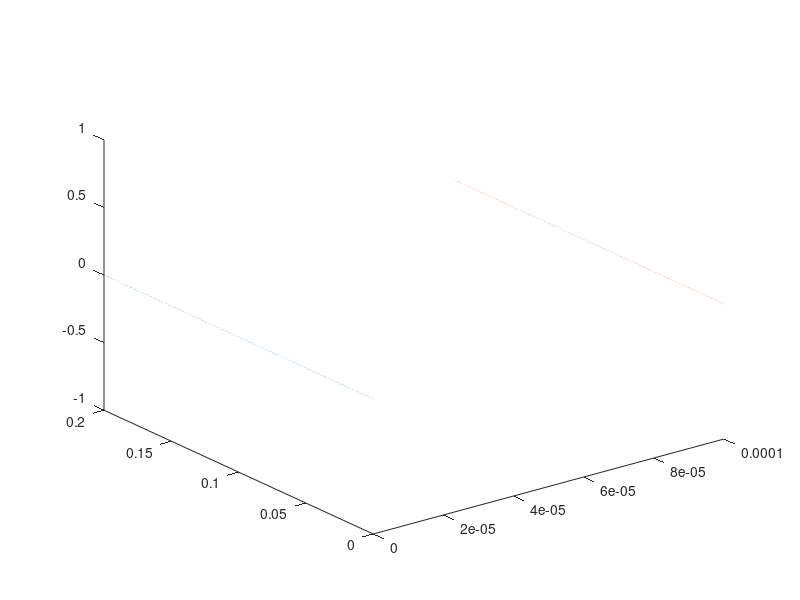
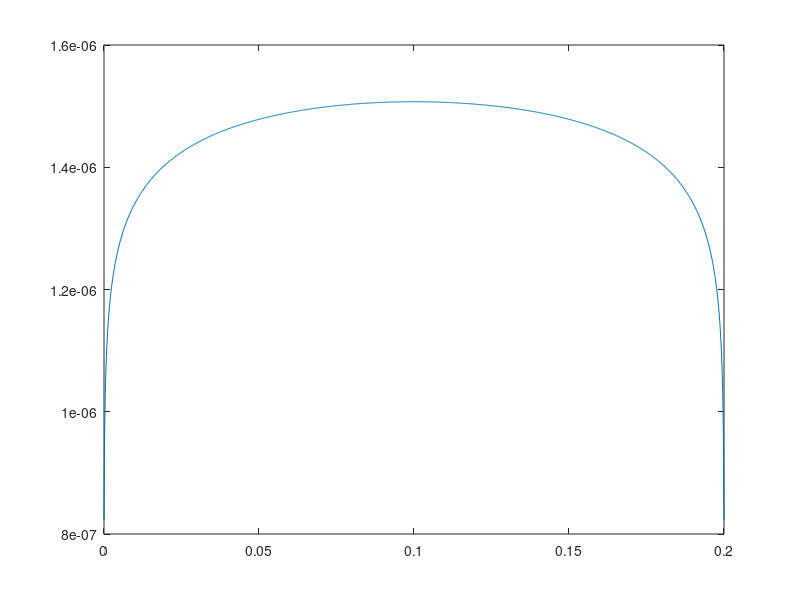

Here is the MATLAB script that generated these plots, in order: (Note: this script raises an error after producing the figures.)
close all
clear all
clc

% ---
l = 200e-3;
d = [0.1e-3 0 0];
P1 = [0 0 0];
P2 = [0 l 0];
D1 = [0 0*l 0] + d;
D2 = [0 1*l 0] + d;
% --- div P
nbpP = 1000;
dP12 = zeros(3,nbpP);
for i = 1:3
    dP12(i,:) = linspace(P1(i),P2(i),nbpP);
end
% --- center
dP12 = (dP12(:,1:end-1) + dP12(:,2:end)) ./ 2;
lP12 = norm(P2-P1) / nbpP;

% --- div D
nbpD = 1000;
dD12 = zeros(3,nbpD);
for i = 1:3
    dD12(i,:) = linspace(D1(i),D2(i),nbpD);
end
lD12 = linspace(0,norm(D2-D1),nbpD);
% ---
mu0 = 4*pi*1e-7;
I = 1;

A = zeros(1,nbpD);
for i = 1:nbpD
    dR = dP12 - dD12(:,i);
    A(i) = sum(mu0*I/4/pi * lP12 .* 1./abs(vecnorm(dR)));
end

% ---
figure
plot3(dP12(1,:),dP12(2,:),dP12(3,:)); hold on
plot3(dD12(1,:),dD12(2,:),dD12(3,:));

figure
plot(lD12,A); hold on;

%%

wire02 = OxyStraightWire("P1",P1(1:2),"P2",P2(1:2),"z",0,"signI",1);
A2 = wire02.getanode("node",dD12,"I",1);

figure;
f_quiver(dD12,A2);

%%
figure
plot(lD12,A,'ro','DisplayName','Biot-Savart Num'); hold on;
plot(lD12,vecnorm(A2),'k-','DisplayName','Formule'); hold on;

%%
figure
plot(lD12,vecnorm(A2)./A,'DisplayName','Formule'); hold on;



